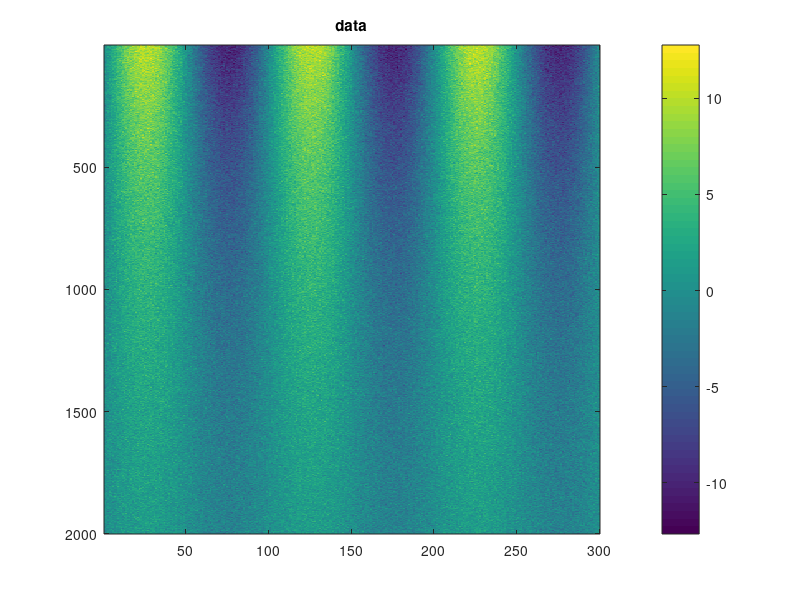

MATLAB code to generate this figure: (Note: this script raises an error after producing the figure.)
%% Init
clc; clear; close all;
rng('default');
%% Read mnist data
% mnist = load('data/mnist.mat');
% X = single(mnist.testX);
% labels = mnist.testY.';
% X1 = X(labels == 1, :);
% X2 = X(labels == 2, :);
% data = [X1; X2];
% nPoints = size(data, 1);

%% Read corel data
% corel = load('data/corel_feature.mat');
% X = corel.feature;
% data = [X];
% nPoints = size(data, 1);

%% Create signal of time and space shifts
F = 1000;                           % Sampling frequency [Hz]
T = 1/F;                            % Sampling period    [sec]   
fCutoff = 10;                       % Cutoff frequency   [Hz]
d = 300;                            % Length of signal
t = (0:d-1);                        % Indexes vector
amp = 10;                           % Amplitude
signal = amp*sin(2*pi*fCutoff*t*T); % Signal
nPoints = 2000;                     % Number of signals

attenuation = exp(-linspace(0, 2, nPoints)).';%ones(nPoints, 1); %
attRep = repmat(attenuation, 1, length(signal));
sigRep = repmat(signal, length(attenuation), 1);
data = sigRep.*attRep + 0.1*amp*randn(size(sigRep)); 
figure; imagesc(data); colorbar; title('data'); 
%% Create a complete random data
% data = amp*randn(2000, 150);
%% Rand permutations
p = randperm(size(data, 1));
data = data(p, :);


%% Linear Kernel matrix
% W = data * data';
% W = ( W - min(min(W)) )/(max(max(W)) - min(min(W)));

%% Gaussian Kernel matrix
gaussSigma = 40;
% W = pdist2(data, data);
W = exp(-(pdist2(data, data).^2)./(2*gaussSigma^2));
% figure; imagesc((pdist2(data, data).^2)./(2*gaussSigma^2)); colorbar;
%% Verify W is Positive Definite
% figure; imagesc(W); colorbar; title('W');
e = eig(W);
fprintf('Max eigenvalue = %f\n', max(e)); 
fprintf('Min eigenvalue = %f\n', min(e));
fprintf('rank(W) = %d\n', rank(W));
assert(all(e > 0), 'W is not Positive Definite');

%% Set sizes
nSampledPointsVec = [500 ]; %300; %floor(1*r);
nOtherPointsVec = nPoints - nSampledPointsVec;
fprintf('nPoints = %d\n', nPoints);
fprintf('nSampledPointsVec = [ ');
fprintf('%d ', nSampledPointsVec);
fprintf(']\n');
%% Diffusion maps
D = diag(sum(W));

P = inv(D) * W;
L = D - W;

T = 5;
Pt = zeros(T, length(P), length(P));
Pt(1, :, :) = P;
for i = 2:T
    Pt(i, :, :) = squeeze(Pt(i-1, :, :)) * P;
end

% [Phi, Lambda, Psi] = svd(P);

% Psi are the right eigenvectors {P*Psi = Psi*Lambda   ==> P = Psi*Lambda*inv(Psi)}
% Lambda are the eigenvalues
% Phi are the left eigenvectors  {Phi'*P = Lambda*Phi' ==> P = inv(Phi')*Lambda*Phi'}

[Psi, Lambda, Phi] = eig(P);


%% Nystrom
normsVec = zeros(length(nSampledPointsVec), 1);
for i = 1:length(nSampledPointsVec)
    nSampledPoints = nSampledPointsVec(i);
    nOtherPoints = nOtherPointsVec(i);
    A = W(1:nSampledPoints, 1:nSampledPoints);
    B = W(1:nSampledPoints, nSampledPoints+1:end);
    C = B' * pinv(A) * B;
    Wh = [A B; B' C];
    normsVec(i) = norm(W - Wh);
%     figure; imagesc(abs(W - Wh)); colorbar; caxis([0 0.3]); title('|W(i,j) - Wh(i,j)|');
    
    d1 = sum([A; B'], 1);
    d2 = sum(B, 1) + sum(B, 2)'*pinv(A)*B;
    dhat = sqrt(1./[d1 d2])';
    A = A.*(dhat(1:nSampledPoints)*dhat(1:nSampledPoints)');
    B = B.*(dhat(1:nSampledPoints)*dhat(nSampledPoints+(1:nOtherPoints))');
    Asi = sqrtm(pinv(A));
    S = A + Asi*(B*B')*Asi;
    [U, L, T] = svd(S);
    V = [A; B']*Asi*U*pinv(sqrt(L));
    
%     E = zeros(size())
    nvec = 499;
    for j = 2:nvec+1
        E(:, j-1) = V(:, j)./V(:, 1);
    end
end
fprintf('normsVec = [ ');
fprintf('%f ', normsVec);
fprintf(']\n');

% Sort back ("undo" the random permutation)
Wsorted(p, :) = W;
WhSorted(p, :) = Wh;
figure; imagesc(Wsorted); colorbar; title('W');
figure; imagesc(WhSorted); colorbar; title('Wh');

keyboard